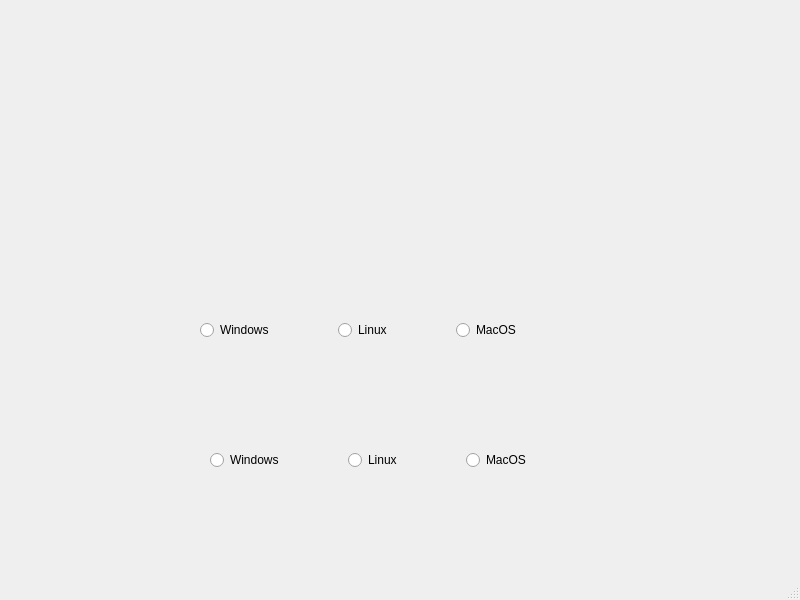
<?xml version="1.0" encoding="UTF-8"?>
<ui version="4.0">
 <class>MainWindow</class>
 <widget class="QMainWindow" name="MainWindow">
  <property name="geometry">
   <rect>
    <x>0</x>
    <y>0</y>
    <width>800</width>
    <height>600</height>
   </rect>
  </property>
  <property name="windowTitle">
   <string>MainWindow</string>
  </property>
  <widget class="QWidget" name="centralwidget">
   <widget class="QWidget" name="horizontalLayoutWidget">
    <property name="geometry">
     <rect>
      <x>200</x>
      <y>290</y>
      <width>321</width>
      <height>80</height>
     </rect>
    </property>
    <layout class="QHBoxLayout" name="horizontalLayout">
     <item>
      <widget class="QRadioButton" name="radioButton_2">
       <property name="text">
        <string>Windows</string>
       </property>
      </widget>
     </item>
     <item>
      <spacer name="horizontalSpacer">
       <property name="orientation">
        <enum>Qt::Horizontal</enum>
       </property>
       <property name="sizeHint" stdset="0">
        <size>
         <width>40</width>
         <height>20</height>
        </size>
       </property>
      </spacer>
     </item>
     <item>
      <widget class="QRadioButton" name="radioButton">
       <property name="text">
        <string>Linux</string>
       </property>
      </widget>
     </item>
     <item>
      <spacer name="horizontalSpacer_2">
       <property name="orientation">
        <enum>Qt::Horizontal</enum>
       </property>
       <property name="sizeHint" stdset="0">
        <size>
         <width>40</width>
         <height>20</height>
        </size>
       </property>
      </spacer>
     </item>
     <item>
      <widget class="QRadioButton" name="radioButton_3">
       <property name="text">
        <string>MacOS</string>
       </property>
      </widget>
     </item>
    </layout>
   </widget>
   <widget class="QWidget" name="horizontalLayoutWidget_2">
    <property name="geometry">
     <rect>
      <x>210</x>
      <y>420</y>
      <width>321</width>
      <height>80</height>
     </rect>
    </property>
    <layout class="QHBoxLayout" name="horizontalLayout_5">
     <item>
      <widget class="QRadioButton" name="radioButton_4">
       <property name="text">
        <string>Windows</string>
       </property>
      </widget>
     </item>
     <item>
      <spacer name="horizontalSpacer_3">
       <property name="orientation">
        <enum>Qt::Horizontal</enum>
       </property>
       <property name="sizeHint" stdset="0">
        <size>
         <width>40</width>
         <height>20</height>
        </size>
       </property>
      </spacer>
     </item>
     <item>
      <widget class="QRadioButton" name="radioButton_5">
       <property name="text">
        <string>Linux</string>
       </property>
      </widget>
     </item>
     <item>
      <spacer name="horizontalSpacer_4">
       <property name="orientation">
        <enum>Qt::Horizontal</enum>
       </property>
       <property name="sizeHint" stdset="0">
        <size>
         <width>40</width>
         <height>20</height>
        </size>
       </property>
      </spacer>
     </item>
     <item>
      <widget class="QRadioButton" name="radioButton_6">
       <property name="text">
        <string>MacOS</string>
       </property>
      </widget>
     </item>
    </layout>
   </widget>
   <widget class="QWidget" name="verticalLayoutWidget">
    <property name="geometry">
     <rect>
      <x>240</x>
      <y>170</y>
      <width>160</width>
      <height>80</height>
     </rect>
    </property>
    <layout class="QVBoxLayout" name="verticalLayout"/>
   </widget>
  </widget>
  <widget class="QMenuBar" name="menubar">
   <property name="geometry">
    <rect>
     <x>0</x>
     <y>0</y>
     <width>800</width>
     <height>22</height>
    </rect>
   </property>
  </widget>
  <widget class="QStatusBar" name="statusbar"/>
 </widget>
 <resources/>
 <connections/>
</ui>
